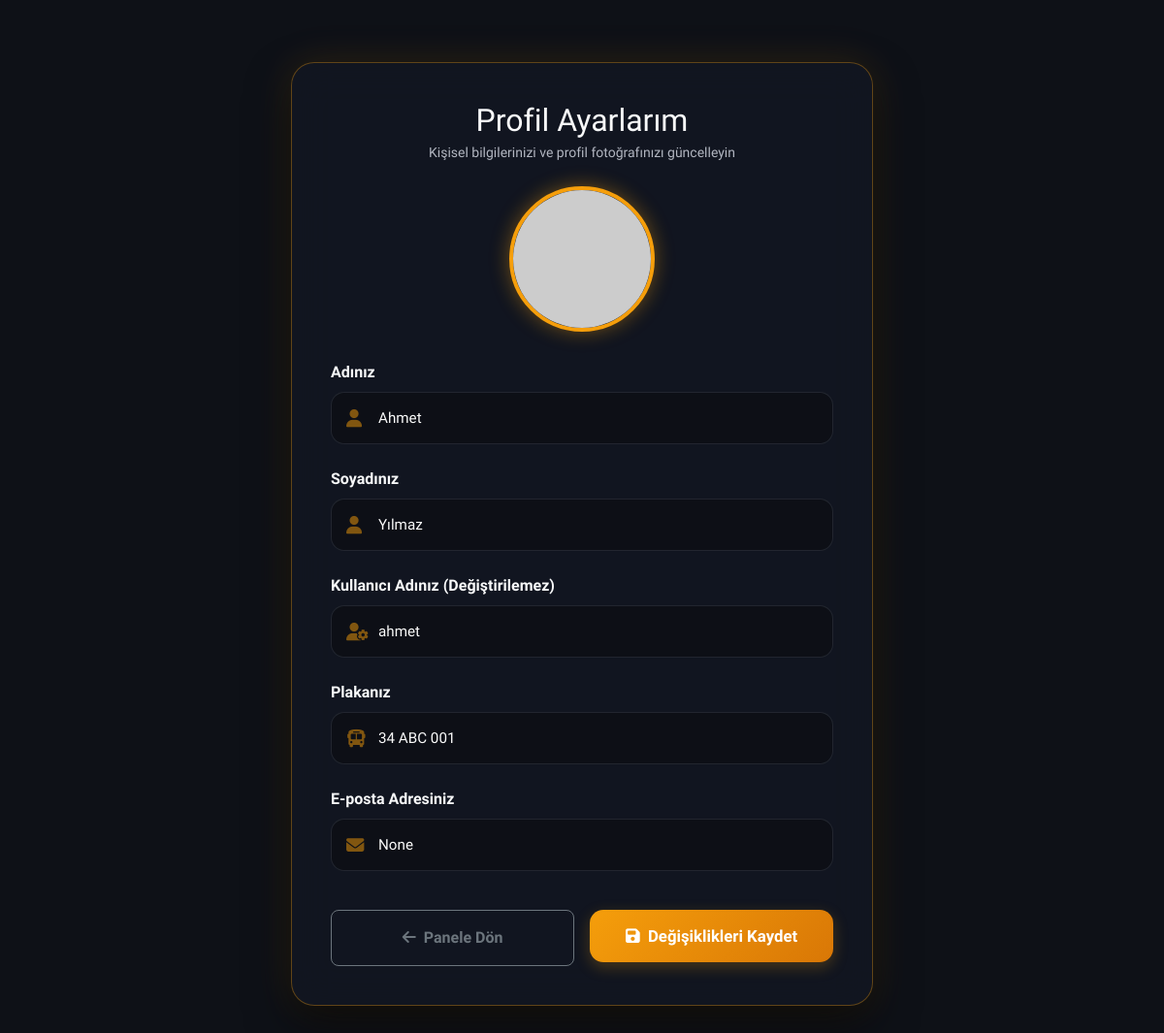
The app's page /profil (signed in) with its own data.
### app/models.py (models this page shows, shortened)
class Sofor(UserMixin, db.Model):
    __tablename__ = 'soforler'
    id: Mapped[int] = mapped_column(primary_key=True, autoincrement=True)
    ad: Mapped[str] = mapped_column(String(100), nullable=False)
    soyad: Mapped[str] = mapped_column(String(100), nullable=False)
    kullanici_adi: Mapped[str] = mapped_column(String(100), nullable=False, unique=True)
    email: Mapped[Optional[str]] = mapped_column(String(120), unique=True)
    arac_plaka: Mapped[Optional[str]] = mapped_column(String(50), nullable=True)
    sifre_hash: Mapped[str] = mapped_column(String(255), nullable=False)
    sifre_plain: Mapped[Optional[str]] = mapped_column(String(255))
    reset_token: Mapped[Optional[str]] = mapped_column(String(100))
    reset_token_expiry: Mapped[Optional[str]] = mapped_column(String(50))
    profil_resmi: Mapped[Optional[str]] = mapped_column(String(255), nullable=True)
    alarmlar: Mapped[List["Alarm"]] = relationship(back_populates="sofor")
    ses_loglari: Mapped[List["SesLog"]] = relationship(back_populates="sofor")
    vardiya_kayitlari: Mapped[List["VardiyaSesKaydi"]] = relationship(back_populates="sofor")
    yorumlar: Mapped[List["YolcuYorum"]] = relationship(back_populates="sofor")
    konum: Mapped[Optional["AracKonum"]] = relationship(back_populates="sofor", uselist=False)

### app/main/routes.py (the view, shortened to what this page needs)
@bp.route('/profil', methods=['GET', 'POST'])
def profil():
    is_sofor = current_user.is_authenticated
    is_yolcu = 'yolcu_id' in session
    if not is_sofor and not is_yolcu:
        flash('Profil sayfasını görüntülemek için lütfen giriş yapın.', 'warning')
        return redirect(url_for('auth.login'))
    user_obj = None
    role = ''
    if is_sofor:
        user_obj = db.session.get(Sofor, current_user.id)
        role = 'sofor'
    else:
        user_obj = db.session.get(Yolcu, session['yolcu_id'])
        role = 'yolcu'
    return render_template('profil.html', title='Profilim', user=user_obj, role=role)

### app/models.py (called while the page is built)
@login.user_loader
def load_user(id):
    return db.session.get(Sofor, int(id))

### app/templates/profil.html (shortened to what this page needs)
{% extends "base.html" %}
{% block content %}
<div class="profile-container">
    <div class="text-center mb-4">
        <h2 class="fw-extrabold text-light mb-1">Profil Ayarlarım</h2>
        <p class="text-secondary small">Kişisel bilgilerinizi ve profil fotoğrafınızı güncelleyin</p>
    </div>
    <form action="" method="post" enctype="multipart/form-data">
        <div class="text-center">
            <div class="avatar-wrapper" onclick="document.getElementById('profil_resmi').click();">
                {% if user.profil_resmi %}
                    <img id="avatarPreview" src="{{ url_for('static', filename='uploads/avatars/' + user.profil_resmi) }}" alt="Profil Resmi">
                {% else %}
                    {% set display_name = (user.ad + '+' + user.soyad) if role == 'sofor' else user.ad_soyad %}
                    {% set avatar_color = 'f59e0b' if role == 'sofor' else '10b981' %}
                    <img id="avatarPreview" src="https://ui-avatars.com/api/?name={{ display_name }}&background={{ avatar_color }}&color=fff&size=200&bold=true" alt="Varsayılan Profil Resmi">
                {% endif %}
            </div>
        </div>
        {% if role == 'sofor' %}
            <div class="mb-4">
                <label class="form-label fw-semibold text-light mb-2">Adınız</label>
                <div class="input-icon-group">
                    <i class="fa-solid fa-user"></i>
                    <input type="text" name="ad" class="form-control" required value="{{ user.ad }}">
                </div>
            </div>
            <div class="mb-4">
                <label class="form-label fw-semibold text-light mb-2">Soyadınız</label>
                <div class="input-icon-group">
                    <i class="fa-solid fa-user"></i>
                    <input type="text" name="soyad" class="form-control" required value="{{ user.soyad }}">
                </div>
            </div>
            <div class="mb-4">
                <label class="form-label fw-semibold text-light mb-2">Kullanıcı Adınız (Değiştirilemez)</label>
                <div class="input-icon-group">
                    <i class="fa-solid fa-user-gear"></i>
                    <input type="text" class="form-control text-muted" readonly disabled value="{{ user.kullanici_adi }}">
                </div>
            </div>
            <div class="mb-4">
                <label class="form-label fw-semibold text-light mb-2">Plakanız</label>
                <div class="input-icon-group">
                    <i class="fa-solid fa-bus"></i>
                    <input type="text" class="form-control text-muted" readonly disabled value="{{ user.arac_plaka if user.arac_plaka else 'Seçilmedi' }}">
                </div>
            </div>
        {% endif %}
        <div class="mb-4">
            <label class="form-label fw-semibold text-light mb-2">E-posta Adresiniz</label>
            <div class="input-icon-group">
                <i class="fa-solid fa-envelope"></i>
                <input type="email" class="form-control text-muted" readonly disabled value="{{ user.email }}">
            </div>
        </div>
        <div class="pt-3 d-flex gap-3">
            {% if role == 'sofor' %}
                <a href="{{ url_for('main.index') }}" class="btn btn-outline-secondary w-50 py-3 rounded-3 fw-bold"><i class="fa-solid fa-arrow-left me-1"></i> Panele Dön</a>
            {% else %}
                <a href="{{ url_for('main.yolcu_plaka_sorgula') }}" class="btn btn-outline-secondary w-50 py-3 rounded-3 fw-bold"><i class="fa-solid fa-arrow-left me-1"></i> Panele Dön</a>
            {% endif %}
            <button type="submit" class="btn-premium-submit w-50"><i class="fa-solid fa-floppy-disk me-1"></i> Değişiklikleri Kaydet</button>
        </div>
    </form>
</div>
{% endblock %}

### app/templates/base.html (style rules this page uses)
body { background-color: #0e1117; color: #fafafa; font-family: 'Plus Jakarta Sans', 'Outfit', 'Segoe UI', Tahoma, Geneva, Verdana, sans-serif; }
.text-secondary { color: #b2b6c1 !important; }
.text-muted { color: #8c91a0 !important; }

### records on screen
Sofor: ad "Ahmet", soyad "Yılmaz", kullanici_adi "ahmet", arac_plaka "34 ABC 001", email "None"
